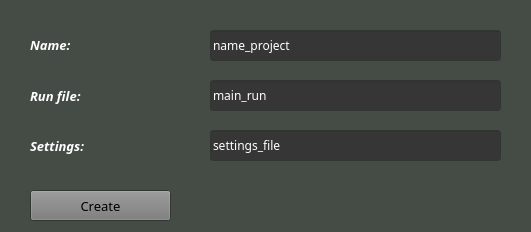
<?xml version="1.0" encoding="UTF-8"?>
<ui version="4.0">
 <class>Form</class>
 <widget class="QWidget" name="Form">
  <property name="geometry">
   <rect>
    <x>0</x>
    <y>0</y>
    <width>531</width>
    <height>232</height>
   </rect>
  </property>
  <property name="palette">
   <palette>
    <active>
     <colorrole role="Base">
      <brush brushstyle="SolidPattern">
       <color alpha="255">
        <red>255</red>
        <green>255</green>
        <blue>255</blue>
       </color>
      </brush>
     </colorrole>
     <colorrole role="Window">
      <brush brushstyle="SolidPattern">
       <color alpha="255">
        <red>68</red>
        <green>76</green>
        <blue>69</blue>
       </color>
      </brush>
     </colorrole>
    </active>
    <inactive>
     <colorrole role="Base">
      <brush brushstyle="SolidPattern">
       <color alpha="255">
        <red>255</red>
        <green>255</green>
        <blue>255</blue>
       </color>
      </brush>
     </colorrole>
     <colorrole role="Window">
      <brush brushstyle="SolidPattern">
       <color alpha="255">
        <red>68</red>
        <green>76</green>
        <blue>69</blue>
       </color>
      </brush>
     </colorrole>
    </inactive>
    <disabled>
     <colorrole role="Base">
      <brush brushstyle="SolidPattern">
       <color alpha="255">
        <red>68</red>
        <green>76</green>
        <blue>69</blue>
       </color>
      </brush>
     </colorrole>
     <colorrole role="Window">
      <brush brushstyle="SolidPattern">
       <color alpha="255">
        <red>68</red>
        <green>76</green>
        <blue>69</blue>
       </color>
      </brush>
     </colorrole>
    </disabled>
   </palette>
  </property>
  <property name="windowTitle">
   <string>Create</string>
  </property>
  <property name="windowOpacity">
   <double>0.900000000000000</double>
  </property>
  <widget class="QLabel" name="label">
   <property name="geometry">
    <rect>
     <x>30</x>
     <y>29</y>
     <width>131</width>
     <height>31</height>
    </rect>
   </property>
   <property name="palette">
    <palette>
     <active>
      <colorrole role="WindowText">
       <brush brushstyle="SolidPattern">
        <color alpha="255">
         <red>255</red>
         <green>255</green>
         <blue>255</blue>
        </color>
       </brush>
      </colorrole>
      <colorrole role="Text">
       <brush brushstyle="SolidPattern">
        <color alpha="255">
         <red>0</red>
         <green>0</green>
         <blue>0</blue>
        </color>
       </brush>
      </colorrole>
     </active>
     <inactive>
      <colorrole role="WindowText">
       <brush brushstyle="SolidPattern">
        <color alpha="255">
         <red>255</red>
         <green>255</green>
         <blue>255</blue>
        </color>
       </brush>
      </colorrole>
      <colorrole role="Text">
       <brush brushstyle="SolidPattern">
        <color alpha="255">
         <red>0</red>
         <green>0</green>
         <blue>0</blue>
        </color>
       </brush>
      </colorrole>
     </inactive>
     <disabled>
      <colorrole role="WindowText">
       <brush brushstyle="SolidPattern">
        <color alpha="255">
         <red>120</red>
         <green>120</green>
         <blue>120</blue>
        </color>
       </brush>
      </colorrole>
      <colorrole role="Text">
       <brush brushstyle="SolidPattern">
        <color alpha="255">
         <red>120</red>
         <green>120</green>
         <blue>120</blue>
        </color>
       </brush>
      </colorrole>
     </disabled>
    </palette>
   </property>
   <property name="font">
    <font>
     <family>OCR A Extended</family>
     <pointsize>10</pointsize>
     <weight>75</weight>
     <italic>true</italic>
     <bold>true</bold>
    </font>
   </property>
   <property name="text">
    <string>Name: </string>
   </property>
  </widget>
  <widget class="QLabel" name="label_2">
   <property name="geometry">
    <rect>
     <x>30</x>
     <y>80</y>
     <width>111</width>
     <height>31</height>
    </rect>
   </property>
   <property name="palette">
    <palette>
     <active>
      <colorrole role="WindowText">
       <brush brushstyle="SolidPattern">
        <color alpha="255">
         <red>255</red>
         <green>255</green>
         <blue>255</blue>
        </color>
       </brush>
      </colorrole>
      <colorrole role="Text">
       <brush brushstyle="SolidPattern">
        <color alpha="255">
         <red>0</red>
         <green>0</green>
         <blue>0</blue>
        </color>
       </brush>
      </colorrole>
     </active>
     <inactive>
      <colorrole role="WindowText">
       <brush brushstyle="SolidPattern">
        <color alpha="255">
         <red>255</red>
         <green>255</green>
         <blue>255</blue>
        </color>
       </brush>
      </colorrole>
      <colorrole role="Text">
       <brush brushstyle="SolidPattern">
        <color alpha="255">
         <red>0</red>
         <green>0</green>
         <blue>0</blue>
        </color>
       </brush>
      </colorrole>
     </inactive>
     <disabled>
      <colorrole role="WindowText">
       <brush brushstyle="SolidPattern">
        <color alpha="255">
         <red>120</red>
         <green>120</green>
         <blue>120</blue>
        </color>
       </brush>
      </colorrole>
      <colorrole role="Text">
       <brush brushstyle="SolidPattern">
        <color alpha="255">
         <red>120</red>
         <green>120</green>
         <blue>120</blue>
        </color>
       </brush>
      </colorrole>
     </disabled>
    </palette>
   </property>
   <property name="font">
    <font>
     <family>OCR A Extended</family>
     <pointsize>10</pointsize>
     <weight>75</weight>
     <italic>true</italic>
     <bold>true</bold>
    </font>
   </property>
   <property name="text">
    <string>Run file:</string>
   </property>
  </widget>
  <widget class="QLineEdit" name="lineEdit_2">
   <property name="geometry">
    <rect>
     <x>210</x>
     <y>80</y>
     <width>291</width>
     <height>31</height>
    </rect>
   </property>
   <property name="palette">
    <palette>
     <active>
      <colorrole role="WindowText">
       <brush brushstyle="SolidPattern">
        <color alpha="255">
         <red>255</red>
         <green>255</green>
         <blue>255</blue>
        </color>
       </brush>
      </colorrole>
      <colorrole role="Text">
       <brush brushstyle="SolidPattern">
        <color alpha="255">
         <red>255</red>
         <green>255</green>
         <blue>255</blue>
        </color>
       </brush>
      </colorrole>
      <colorrole role="BrightText">
       <brush brushstyle="SolidPattern">
        <color alpha="255">
         <red>255</red>
         <green>255</green>
         <blue>255</blue>
        </color>
       </brush>
      </colorrole>
      <colorrole role="Base">
       <brush brushstyle="SolidPattern">
        <color alpha="255">
         <red>54</red>
         <green>54</green>
         <blue>54</blue>
        </color>
       </brush>
      </colorrole>
      <colorrole role="HighlightedText">
       <brush brushstyle="SolidPattern">
        <color alpha="255">
         <red>255</red>
         <green>255</green>
         <blue>255</blue>
        </color>
       </brush>
      </colorrole>
     </active>
     <inactive>
      <colorrole role="WindowText">
       <brush brushstyle="SolidPattern">
        <color alpha="255">
         <red>255</red>
         <green>255</green>
         <blue>255</blue>
        </color>
       </brush>
      </colorrole>
      <colorrole role="Text">
       <brush brushstyle="SolidPattern">
        <color alpha="255">
         <red>255</red>
         <green>255</green>
         <blue>255</blue>
        </color>
       </brush>
      </colorrole>
      <colorrole role="BrightText">
       <brush brushstyle="SolidPattern">
        <color alpha="255">
         <red>255</red>
         <green>255</green>
         <blue>255</blue>
        </color>
       </brush>
      </colorrole>
      <colorrole role="Base">
       <brush brushstyle="SolidPattern">
        <color alpha="255">
         <red>54</red>
         <green>54</green>
         <blue>54</blue>
        </color>
       </brush>
      </colorrole>
      <colorrole role="HighlightedText">
       <brush brushstyle="SolidPattern">
        <color alpha="255">
         <red>255</red>
         <green>255</green>
         <blue>255</blue>
        </color>
       </brush>
      </colorrole>
     </inactive>
     <disabled>
      <colorrole role="WindowText">
       <brush brushstyle="SolidPattern">
        <color alpha="255">
         <red>120</red>
         <green>120</green>
         <blue>120</blue>
        </color>
       </brush>
      </colorrole>
      <colorrole role="Text">
       <brush brushstyle="SolidPattern">
        <color alpha="255">
         <red>120</red>
         <green>120</green>
         <blue>120</blue>
        </color>
       </brush>
      </colorrole>
      <colorrole role="BrightText">
       <brush brushstyle="SolidPattern">
        <color alpha="255">
         <red>255</red>
         <green>255</green>
         <blue>255</blue>
        </color>
       </brush>
      </colorrole>
      <colorrole role="Base">
       <brush brushstyle="SolidPattern">
        <color alpha="255">
         <red>90</red>
         <green>90</green>
         <blue>90</blue>
        </color>
       </brush>
      </colorrole>
      <colorrole role="HighlightedText">
       <brush brushstyle="SolidPattern">
        <color alpha="255">
         <red>255</red>
         <green>255</green>
         <blue>255</blue>
        </color>
       </brush>
      </colorrole>
     </disabled>
    </palette>
   </property>
   <property name="font">
    <font>
     <family>OCR A Extended</family>
    </font>
   </property>
   <property name="tabletTracking">
    <bool>false</bool>
   </property>
   <property name="autoFillBackground">
    <bool>false</bool>
   </property>
   <property name="text">
    <string>main_run</string>
   </property>
  </widget>
  <widget class="QLineEdit" name="lineEdit_3">
   <property name="geometry">
    <rect>
     <x>210</x>
     <y>30</y>
     <width>291</width>
     <height>31</height>
    </rect>
   </property>
   <property name="palette">
    <palette>
     <active>
      <colorrole role="WindowText">
       <brush brushstyle="SolidPattern">
        <color alpha="255">
         <red>255</red>
         <green>255</green>
         <blue>255</blue>
        </color>
       </brush>
      </colorrole>
      <colorrole role="Text">
       <brush brushstyle="SolidPattern">
        <color alpha="255">
         <red>255</red>
         <green>255</green>
         <blue>255</blue>
        </color>
       </brush>
      </colorrole>
      <colorrole role="BrightText">
       <brush brushstyle="SolidPattern">
        <color alpha="255">
         <red>255</red>
         <green>255</green>
         <blue>255</blue>
        </color>
       </brush>
      </colorrole>
      <colorrole role="Base">
       <brush brushstyle="SolidPattern">
        <color alpha="255">
         <red>54</red>
         <green>54</green>
         <blue>54</blue>
        </color>
       </brush>
      </colorrole>
      <colorrole role="HighlightedText">
       <brush brushstyle="SolidPattern">
        <color alpha="255">
         <red>255</red>
         <green>255</green>
         <blue>255</blue>
        </color>
       </brush>
      </colorrole>
     </active>
     <inactive>
      <colorrole role="WindowText">
       <brush brushstyle="SolidPattern">
        <color alpha="255">
         <red>255</red>
         <green>255</green>
         <blue>255</blue>
        </color>
       </brush>
      </colorrole>
      <colorrole role="Text">
       <brush brushstyle="SolidPattern">
        <color alpha="255">
         <red>255</red>
         <green>255</green>
         <blue>255</blue>
        </color>
       </brush>
      </colorrole>
      <colorrole role="BrightText">
       <brush brushstyle="SolidPattern">
        <color alpha="255">
         <red>255</red>
         <green>255</green>
         <blue>255</blue>
        </color>
       </brush>
      </colorrole>
      <colorrole role="Base">
       <brush brushstyle="SolidPattern">
        <color alpha="255">
         <red>54</red>
         <green>54</green>
         <blue>54</blue>
        </color>
       </brush>
      </colorrole>
      <colorrole role="HighlightedText">
       <brush brushstyle="SolidPattern">
        <color alpha="255">
         <red>255</red>
         <green>255</green>
         <blue>255</blue>
        </color>
       </brush>
      </colorrole>
     </inactive>
     <disabled>
      <colorrole role="WindowText">
       <brush brushstyle="SolidPattern">
        <color alpha="255">
         <red>120</red>
         <green>120</green>
         <blue>120</blue>
        </color>
       </brush>
      </colorrole>
      <colorrole role="Text">
       <brush brushstyle="SolidPattern">
        <color alpha="255">
         <red>120</red>
         <green>120</green>
         <blue>120</blue>
        </color>
       </brush>
      </colorrole>
      <colorrole role="BrightText">
       <brush brushstyle="SolidPattern">
        <color alpha="255">
         <red>255</red>
         <green>255</green>
         <blue>255</blue>
        </color>
       </brush>
      </colorrole>
      <colorrole role="Base">
       <brush brushstyle="SolidPattern">
        <color alpha="255">
         <red>90</red>
         <green>90</green>
         <blue>90</blue>
        </color>
       </brush>
      </colorrole>
      <colorrole role="HighlightedText">
       <brush brushstyle="SolidPattern">
        <color alpha="255">
         <red>255</red>
         <green>255</green>
         <blue>255</blue>
        </color>
       </brush>
      </colorrole>
     </disabled>
    </palette>
   </property>
   <property name="font">
    <font>
     <family>OCR A Extended</family>
    </font>
   </property>
   <property name="tabletTracking">
    <bool>false</bool>
   </property>
   <property name="autoFillBackground">
    <bool>false</bool>
   </property>
   <property name="text">
    <string>name_project</string>
   </property>
  </widget>
  <widget class="QLineEdit" name="lineEdit_4">
   <property name="geometry">
    <rect>
     <x>210</x>
     <y>130</y>
     <width>291</width>
     <height>31</height>
    </rect>
   </property>
   <property name="palette">
    <palette>
     <active>
      <colorrole role="WindowText">
       <brush brushstyle="SolidPattern">
        <color alpha="255">
         <red>255</red>
         <green>255</green>
         <blue>255</blue>
        </color>
       </brush>
      </colorrole>
      <colorrole role="Text">
       <brush brushstyle="SolidPattern">
        <color alpha="255">
         <red>255</red>
         <green>255</green>
         <blue>255</blue>
        </color>
       </brush>
      </colorrole>
      <colorrole role="BrightText">
       <brush brushstyle="SolidPattern">
        <color alpha="255">
         <red>255</red>
         <green>255</green>
         <blue>255</blue>
        </color>
       </brush>
      </colorrole>
      <colorrole role="Base">
       <brush brushstyle="SolidPattern">
        <color alpha="255">
         <red>54</red>
         <green>54</green>
         <blue>54</blue>
        </color>
       </brush>
      </colorrole>
      <colorrole role="HighlightedText">
       <brush brushstyle="SolidPattern">
        <color alpha="255">
         <red>255</red>
         <green>255</green>
         <blue>255</blue>
        </color>
       </brush>
      </colorrole>
     </active>
     <inactive>
      <colorrole role="WindowText">
       <brush brushstyle="SolidPattern">
        <color alpha="255">
         <red>255</red>
         <green>255</green>
         <blue>255</blue>
        </color>
       </brush>
      </colorrole>
      <colorrole role="Text">
       <brush brushstyle="SolidPattern">
        <color alpha="255">
         <red>255</red>
         <green>255</green>
         <blue>255</blue>
        </color>
       </brush>
      </colorrole>
      <colorrole role="BrightText">
       <brush brushstyle="SolidPattern">
        <color alpha="255">
         <red>255</red>
         <green>255</green>
         <blue>255</blue>
        </color>
       </brush>
      </colorrole>
      <colorrole role="Base">
       <brush brushstyle="SolidPattern">
        <color alpha="255">
         <red>54</red>
         <green>54</green>
         <blue>54</blue>
        </color>
       </brush>
      </colorrole>
      <colorrole role="HighlightedText">
       <brush brushstyle="SolidPattern">
        <color alpha="255">
         <red>255</red>
         <green>255</green>
         <blue>255</blue>
        </color>
       </brush>
      </colorrole>
     </inactive>
     <disabled>
      <colorrole role="WindowText">
       <brush brushstyle="SolidPattern">
        <color alpha="255">
         <red>120</red>
         <green>120</green>
         <blue>120</blue>
        </color>
       </brush>
      </colorrole>
      <colorrole role="Text">
       <brush brushstyle="SolidPattern">
        <color alpha="255">
         <red>120</red>
         <green>120</green>
         <blue>120</blue>
        </color>
       </brush>
      </colorrole>
      <colorrole role="BrightText">
       <brush brushstyle="SolidPattern">
        <color alpha="255">
         <red>255</red>
         <green>255</green>
         <blue>255</blue>
        </color>
       </brush>
      </colorrole>
      <colorrole role="Base">
       <brush brushstyle="SolidPattern">
        <color alpha="255">
         <red>90</red>
         <green>90</green>
         <blue>90</blue>
        </color>
       </brush>
      </colorrole>
      <colorrole role="HighlightedText">
       <brush brushstyle="SolidPattern">
        <color alpha="255">
         <red>255</red>
         <green>255</green>
         <blue>255</blue>
        </color>
       </brush>
      </colorrole>
     </disabled>
    </palette>
   </property>
   <property name="font">
    <font>
     <family>OCR A Extended</family>
    </font>
   </property>
   <property name="tabletTracking">
    <bool>false</bool>
   </property>
   <property name="autoFillBackground">
    <bool>false</bool>
   </property>
   <property name="text">
    <string>settings_file</string>
   </property>
  </widget>
  <widget class="QLabel" name="label_3">
   <property name="geometry">
    <rect>
     <x>30</x>
     <y>130</y>
     <width>161</width>
     <height>31</height>
    </rect>
   </property>
   <property name="palette">
    <palette>
     <active>
      <colorrole role="WindowText">
       <brush brushstyle="SolidPattern">
        <color alpha="255">
         <red>255</red>
         <green>255</green>
         <blue>255</blue>
        </color>
       </brush>
      </colorrole>
      <colorrole role="Text">
       <brush brushstyle="SolidPattern">
        <color alpha="255">
         <red>0</red>
         <green>0</green>
         <blue>0</blue>
        </color>
       </brush>
      </colorrole>
     </active>
     <inactive>
      <colorrole role="WindowText">
       <brush brushstyle="SolidPattern">
        <color alpha="255">
         <red>255</red>
         <green>255</green>
         <blue>255</blue>
        </color>
       </brush>
      </colorrole>
      <colorrole role="Text">
       <brush brushstyle="SolidPattern">
        <color alpha="255">
         <red>0</red>
         <green>0</green>
         <blue>0</blue>
        </color>
       </brush>
      </colorrole>
     </inactive>
     <disabled>
      <colorrole role="WindowText">
       <brush brushstyle="SolidPattern">
        <color alpha="255">
         <red>120</red>
         <green>120</green>
         <blue>120</blue>
        </color>
       </brush>
      </colorrole>
      <colorrole role="Text">
       <brush brushstyle="SolidPattern">
        <color alpha="255">
         <red>120</red>
         <green>120</green>
         <blue>120</blue>
        </color>
       </brush>
      </colorrole>
     </disabled>
    </palette>
   </property>
   <property name="font">
    <font>
     <family>OCR A Extended</family>
     <pointsize>10</pointsize>
     <weight>75</weight>
     <italic>true</italic>
     <bold>true</bold>
    </font>
   </property>
   <property name="text">
    <string>Settings:</string>
   </property>
  </widget>
  <widget class="QPushButton" name="pushButton">
   <property name="geometry">
    <rect>
     <x>30</x>
     <y>190</y>
     <width>141</width>
     <height>31</height>
    </rect>
   </property>
   <property name="palette">
    <palette>
     <active>
      <colorrole role="Button">
       <brush brushstyle="SolidPattern">
        <color alpha="255">
         <red>121</red>
         <green>121</green>
         <blue>121</blue>
        </color>
       </brush>
      </colorrole>
      <colorrole role="Mid">
       <brush brushstyle="SolidPattern">
        <color alpha="255">
         <red>87</red>
         <green>87</green>
         <blue>87</blue>
        </color>
       </brush>
      </colorrole>
      <colorrole role="Base">
       <brush brushstyle="SolidPattern">
        <color alpha="255">
         <red>255</red>
         <green>255</green>
         <blue>255</blue>
        </color>
       </brush>
      </colorrole>
     </active>
     <inactive>
      <colorrole role="Button">
       <brush brushstyle="SolidPattern">
        <color alpha="255">
         <red>121</red>
         <green>121</green>
         <blue>121</blue>
        </color>
       </brush>
      </colorrole>
      <colorrole role="Mid">
       <brush brushstyle="SolidPattern">
        <color alpha="255">
         <red>87</red>
         <green>87</green>
         <blue>87</blue>
        </color>
       </brush>
      </colorrole>
      <colorrole role="Base">
       <brush brushstyle="SolidPattern">
        <color alpha="255">
         <red>255</red>
         <green>255</green>
         <blue>255</blue>
        </color>
       </brush>
      </colorrole>
     </inactive>
     <disabled>
      <colorrole role="Button">
       <brush brushstyle="SolidPattern">
        <color alpha="255">
         <red>121</red>
         <green>121</green>
         <blue>121</blue>
        </color>
       </brush>
      </colorrole>
      <colorrole role="Mid">
       <brush brushstyle="SolidPattern">
        <color alpha="255">
         <red>87</red>
         <green>87</green>
         <blue>87</blue>
        </color>
       </brush>
      </colorrole>
      <colorrole role="Base">
       <brush brushstyle="SolidPattern">
        <color alpha="255">
         <red>90</red>
         <green>90</green>
         <blue>90</blue>
        </color>
       </brush>
      </colorrole>
     </disabled>
    </palette>
   </property>
   <property name="font">
    <font>
     <family>OCR A Extended</family>
     <pointsize>10</pointsize>
    </font>
   </property>
   <property name="text">
    <string>Create</string>
   </property>
  </widget>
 </widget>
 <resources/>
 <connections/>
</ui>
